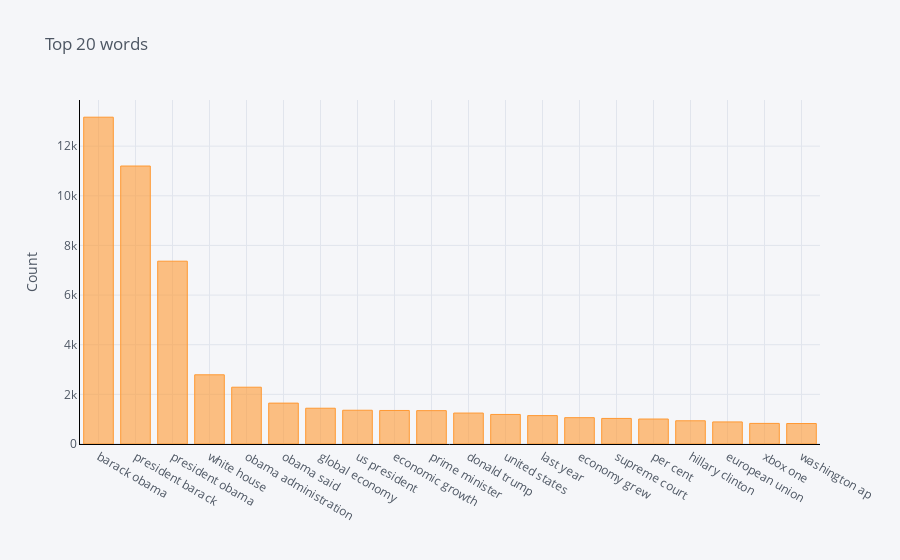

Notebook source saved alongside this figure:
### Markdown cell above
### Top 20 bigrams (Headline)

### Code cell
def get_top_n_words(text, n):
    
    vec = CountVectorizer(ngram_range=(2, 2))
    bag_of_words = vec.fit_transform(text)
    sum_words = bag_of_words.sum(axis=0) #Sum of words appearance throughout the rows
    words_freq = [(word, sum_words[0,idx]) for word, idx in vec.vocabulary_.items()]
    words_freq =sorted(words_freq, key = lambda x: x[1], reverse=True)
    return words_freq[:n]
common_words = get_top_n_words(clean_headline, 20)
for word, freq in common_words:
    print(word, freq)
df2 = pd.DataFrame(common_words, columns = ['ReviewText' , 'count'])
df2 = df2.groupby('ReviewText').sum()['count'].sort_values(ascending=False)
df2.iplot(kind='bar', yTitle='Count', linecolor='black', title='Top 20 words')

### Figure 1 — Plotly figure (JSON) as saved in the notebook; plotly's stock layout.template omitted (floating-point values rounded to 4 significant figures)
{"data": [{"marker": {"color": "rgba(255, 153, 51, 0.6)", "line": {"color": "rgba(255, 153, 51, 1.0)", "width": 1}}, "name": "count", "orientation": "v", "text": "", "type": "bar", "x": ["barack obama", "president barack", "president obama", "white house", "obama administration", "obama said", "global economy", "us president", "economic growth", "prime minister", "donald trump", "united states", "last year", "economy grew", "supreme court", "per cent", "hillary clinton", "european union", "xbox one", "washington ap"], "y": [13166, 11199, 7365, 2788, 2288, 1647, 1441, 1360, 1351, 1344, 1247, 1191, 1144, 1061, 1030, 1006, 936, 889, 830, 825]}], "layout": {"legend": {"bgcolor": "#F5F6F9", "font": {"color": "#4D5663"}}, "paper_bgcolor": "#F5F6F9", "plot_bgcolor": "#F5F6F9", "title": {"font": {"color": "#4D5663"}, "text": "Top 20 words"}, "xaxis": {"gridcolor": "#E1E5ED", "linecolor": "black", "showgrid": true, "tickfont": {"color": "#4D5663"}, "title": {"font": {"color": "#4D5663"}, "text": ""}, "zerolinecolor": "#E1E5ED"}, "yaxis": {"gridcolor": "#E1E5ED", "linecolor": "black", "showgrid": true, "tickfont": {"color": "#4D5663"}, "title": {"font": {"color": "#4D5663"}, "text": "Count"}, "zerolinecolor": "#E1E5ED"}}}
